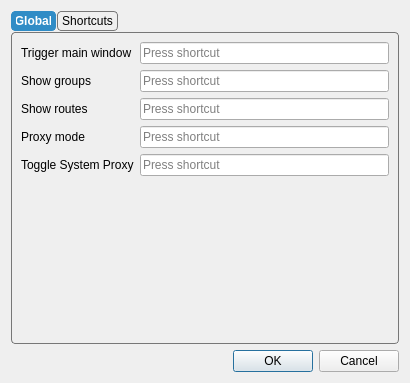
<?xml version="1.0" encoding="UTF-8"?>
<ui version="4.0">
 <class>DialogHotkey</class>
 <widget class="QDialog" name="DialogHotkey">
  <property name="geometry">
   <rect>
    <x>0</x>
    <y>0</y>
    <width>410</width>
    <height>383</height>
   </rect>
  </property>
  <property name="windowTitle">
   <string>Hotkey</string>
  </property>
  <layout class="QVBoxLayout" name="verticalLayout">
   <item>
    <widget class="QTabWidget" name="tabWidget">
     <property name="styleSheet">
      <string notr="true">QTabWidget::pane {
    margin-top: 1px;
    border: 1px solid #777777;
    border-radius: 4px;
}

QTabBar {
    background: transparent;
    qproperty-drawBase: 0;
}

QTabBar::tab {
    border: 1px solid #777777;
    border-radius: 4px;

    padding: 2px 4px;
    margin-right: 1px;
}

QTabBar::tab:selected {
    border: 1px solid palette(highlight);
    background: palette(highlight);
    color: palette(highlighted-text);
    font-weight: bold;
}

QTabBar::tab:!selected {
    border: 1px solid #777777;
}

QTabBar::tab:hover:!selected {
    border: 1px solid #777777;
}</string>
     </property>
     <property name="currentIndex">
      <number>0</number>
     </property>
     <widget class="QWidget" name="tab">
      <attribute name="title">
       <string>Global</string>
      </attribute>
      <layout class="QFormLayout" name="formLayout">
       <item row="0" column="0">
        <widget class="QLabel" name="label">
         <property name="text">
          <string>Trigger main window</string>
         </property>
        </widget>
       </item>
       <item row="0" column="1">
        <widget class="QtExtKeySequenceEdit" name="show_mainwindow"/>
       </item>
       <item row="1" column="0">
        <widget class="QLabel" name="label_3">
         <property name="text">
          <string>Show groups</string>
         </property>
        </widget>
       </item>
       <item row="1" column="1">
        <widget class="QtExtKeySequenceEdit" name="show_groups"/>
       </item>
       <item row="2" column="0">
        <widget class="QLabel" name="label_4">
         <property name="text">
          <string>Show routes</string>
         </property>
        </widget>
       </item>
       <item row="2" column="1">
        <widget class="QtExtKeySequenceEdit" name="show_routes"/>
       </item>
       <item row="3" column="0">
        <widget class="QLabel" name="label_2">
         <property name="text">
          <string>Proxy mode</string>
         </property>
        </widget>
       </item>
       <item row="3" column="1">
        <widget class="QtExtKeySequenceEdit" name="system_proxy"/>
       </item>
       <item row="4" column="0">
        <widget class="QLabel" name="toggle_proxy_l">
         <property name="text">
          <string>Toggle System Proxy</string>
         </property>
        </widget>
       </item>
       <item row="4" column="1">
        <widget class="QtExtKeySequenceEdit" name="toggle_proxy"/>
       </item>
      </layout>
     </widget>
     <widget class="QWidget" name="tab_2">
      <attribute name="title">
       <string>Shortcuts</string>
      </attribute>
      <layout class="QHBoxLayout" name="horizontalLayout">
       <item>
        <widget class="QScrollArea" name="shortcut_area">
         <property name="horizontalScrollBarPolicy">
          <enum>Qt::ScrollBarPolicy::ScrollBarAsNeeded</enum>
         </property>
         <property name="widgetResizable">
          <bool>true</bool>
         </property>
         <widget class="QWidget" name="scrollAreaWidgetContents">
          <property name="geometry">
           <rect>
            <x>0</x>
            <y>0</y>
            <width>59</width>
            <height>16</height>
           </rect>
          </property>
         </widget>
        </widget>
       </item>
      </layout>
     </widget>
    </widget>
   </item>
   <item>
    <widget class="QDialogButtonBox" name="buttonBox">
     <property name="focusPolicy">
      <enum>Qt::FocusPolicy::StrongFocus</enum>
     </property>
     <property name="standardButtons">
      <set>QDialogButtonBox::StandardButton::Cancel|QDialogButtonBox::StandardButton::Ok</set>
     </property>
    </widget>
   </item>
  </layout>
 </widget>
 <customwidgets>
  <customwidget>
   <class>QtExtKeySequenceEdit</class>
   <extends>QKeySequenceEdit</extends>
   <header>3rdparty/QtExtKeySequenceEdit.h</header>
  </customwidget>
 </customwidgets>
 <tabstops>
  <tabstop>buttonBox</tabstop>
 </tabstops>
 <resources/>
 <connections>
  <connection>
   <sender>buttonBox</sender>
   <signal>accepted()</signal>
   <receiver>DialogHotkey</receiver>
   <slot>accept()</slot>
   <hints>
    <hint type="sourcelabel">
     <x>258</x>
     <y>255</y>
    </hint>
    <hint type="destinationlabel">
     <x>199</x>
     <y>149</y>
    </hint>
   </hints>
  </connection>
  <connection>
   <sender>buttonBox</sender>
   <signal>rejected()</signal>
   <receiver>DialogHotkey</receiver>
   <slot>reject()</slot>
   <hints>
    <hint type="sourcelabel">
     <x>258</x>
     <y>255</y>
    </hint>
    <hint type="destinationlabel">
     <x>199</x>
     <y>149</y>
    </hint>
   </hints>
  </connection>
 </connections>
</ui>
